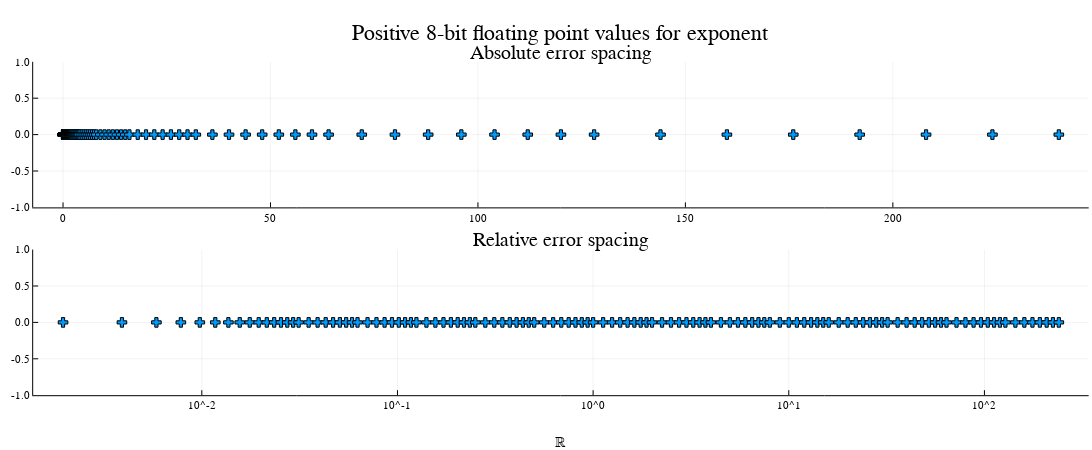

Write notebook code for a chart like this one.
### Markdown cell above
1. bounds the _relative error_ of projection $\mathrm{fl}: \mathbb{R} \to \mathbf{F}$:

$$\frac{|\mathrm{fl}(x) - x|}{|x|} \leq \epsilon_{\text{machine}}.$$

### Code cell
function floating_point_bytes(exponent_digits)
    @assert exponent_digits >= 2 && exponent_digits <= 7
    mantissa_digits = 7 - exponent_digits
    e_max = 2^(exponent_digits - 1) - 1
    e_min = 1 - e_max
    bias = e_max
    V = Vector{Float64}(undef, 0)
    for sign in [-1, 1.]
        # subnormal numbers
        for mantissa in 0:2^mantissa_digits - 1
            frac = mantissa / 2^mantissa_digits
            push!(V, sign * 2. ^e_min * frac)
        end
        # normal numbers
        for ex in e_min:e_max
            for mantissa in 0:2^mantissa_digits - 1
                frac = (2^mantissa_digits + mantissa) / 2^mantissa_digits
                push!(V, sign * 2. ^ex * frac)
            end
        end
    end
    return sort(V)
end
p = plot(title = "Absolute error spacing", ylim=(-1,1))
V = filter(x -> x > 0., floating_point_bytes(4))
plot!(p, V
    , zeros(length(V))
    , line = nothing
    , marker = :cross
)
q = plot(xlabel = "ℝ", title = "Relative error spacing", xscale=:log10, ylim=(-1,1))
V = filter(x -> x > 0., floating_point_bytes(4))
plot!(q, V
    , zeros(length(V))
    , line = nothing
    , marker = :cross
)
plot(p, q, layout=(2,1)
    , plot_title = "Positive 8-bit floating point values for exponent"
    , size=(1300,450)
    , bottom_margin=3Plots.mm
)

### Figure 1 — Plotly figure (JSON) as saved in the notebook; plotly's stock layout.template omitted (floating-point values rounded to 4 significant figures)
{"data": [{"colorbar": {"title": ""}, "legendgroup": "", "line": {"color": "rgba(0, 0, 0, 0.000)", "dash": "solid", "shape": "linear", "width": 5}, "marker": {"color": "rgba(0, 154, 250, 1.000)", "line": {"color": "rgba(0, 0, 0, 1.000)", "width": 1}, "size": 8, "symbol": "cross"}, "mode": "lines+markers", "name": "", "showlegend": false, "type": "scatter", "x": [0.001953, 0.003906, 0.005859, 0.007812, 0.009766, 0.01172, 0.01367, 0.01562, 0.01758, 0.01953, 0.02148, 0.02344, 0.02539, 0.02734, 0.0293, 0.03125, 0.03516, 0.03906, 0.04297, 0.04688, 0.05078, 0.05469, 0.05859, 0.0625, 0.07031, 0.07812, 0.08594, 0.09375, 0.1016, 0.1094, 0.1172, 0.125, 0.1406, 0.1562, 0.1719, 0.1875, 0.2031, 0.2188, 0.2344, 0.25, 0.2812, 0.3125, 0.3438, 0.375, 0.4062, 0.4375, 0.4688, 0.5, 0.5625, 0.625, 0.6875, 0.75, 0.8125, 0.875, 0.9375, 1, 1.125, 1.25, 1.375, 1.5, 1.625, 1.75, 1.875, 2, 2.25, 2.5, 2.75, 3, 3.25, 3.5, 3.75, 4, 4.5, 5, 5.5, 6, 6.5, 7, 7.5, 8, 9, 10, 11, 12, 13, 14, 15, 16, 18, 20, 22, 24, 26, 28, 30, 32, 36, 40, 44, 48, 52, 56, 60, 64, 72, 80, 88, 96, 104, 112, 120, 128, 144, 160, 176, 192, 208, 224, 240], "xaxis": "x1", "y": [0, 0, 0, 0, 0, 0, 0, 0, 0, 0, 0, 0, 0, 0, 0, 0, 0, 0, 0, 0, 0, 0, 0, 0, 0, 0, 0, 0, 0, 0, 0, 0, 0, 0, 0, 0, 0, 0, 0, 0, 0, 0, 0, 0, 0, 0, 0, 0, 0, 0, 0, 0, 0, 0, 0, 0, 0, 0, 0, 0, 0, 0, 0, 0, 0, 0, 0, 0, 0, 0, 0, 0, 0, 0, 0, 0, 0, 0, 0, 0, 0, 0, 0, 0, 0, 0, 0, 0, 0, 0, 0, 0, 0, 0, 0, 0, 0, 0, 0, 0, 0, 0, 0, 0, 0, 0, 0, 0, 0, 0, 0, 0, 0, 0, 0, 0, 0, 0, 0], "yaxis": "y1", "zmax": null, "zmin": null}, {"colorbar": {"title": ""}, "legendgroup": "", "line": {"color": "rgba(0, 0, 0, 0.000)", "dash": "solid", "shape": "linear", "width": 5}, "marker": {"color": "rgba(0, 154, 250, 1.000)", "line": {"color": "rgba(0, 0, 0, 1.000)", "width": 1}, "size": 8, "symbol": "cross"}, "mode": "lines+markers", "name": "", "showlegend": false, "type": "scatter", "x": [0.001953, 0.003906, 0.005859, 0.007812, 0.009766, 0.01172, 0.01367, 0.01562, 0.01758, 0.01953, 0.02148, 0.02344, 0.02539, 0.02734, 0.0293, 0.03125, 0.03516, 0.03906, 0.04297, 0.04688, 0.05078, 0.05469, 0.05859, 0.0625, 0.07031, 0.07812, 0.08594, 0.09375, 0.1016, 0.1094, 0.1172, 0.125, 0.1406, 0.1562, 0.1719, 0.1875, 0.2031, 0.2188, 0.2344, 0.25, 0.2812, 0.3125, 0.3438, 0.375, 0.4062, 0.4375, 0.4688, 0.5, 0.5625, 0.625, 0.6875, 0.75, 0.8125, 0.875, 0.9375, 1, 1.125, 1.25, 1.375, 1.5, 1.625, 1.75, 1.875, 2, 2.25, 2.5, 2.75, 3, 3.25, 3.5, 3.75, 4, 4.5, 5, 5.5, 6, 6.5, 7, 7.5, 8, 9, 10, 11, 12, 13, 14, 15, 16, 18, 20, 22, 24, 26, 28, 30, 32, 36, 40, 44, 48, 52, 56, 60, 64, 72, 80, 88, 96, 104, 112, 120, 128, 144, 160, 176, 192, 208, 224, 240], "xaxis": "x2", "y": [0, 0, 0, 0, 0, 0, 0, 0, 0, 0, 0, 0, 0, 0, 0, 0, 0, 0, 0, 0, 0, 0, 0, 0, 0, 0, 0, 0, 0, 0, 0, 0, 0, 0, 0, 0, 0, 0, 0, 0, 0, 0, 0, 0, 0, 0, 0, 0, 0, 0, 0, 0, 0, 0, 0, 0, 0, 0, 0, 0, 0, 0, 0, 0, 0, 0, 0, 0, 0, 0, 0, 0, 0, 0, 0, 0, 0, 0, 0, 0, 0, 0, 0, 0, 0, 0, 0, 0, 0, 0, 0, 0, 0, 0, 0, 0, 0, 0, 0, 0, 0, 0, 0, 0, 0, 0, 0, 0, 0, 0, 0, 0, 0, 0, 0, 0, 0, 0, 0], "yaxis": "y2", "zmax": null, "zmin": null}], "layout": {"annotations": [{"font": {"color": "rgba(0, 0, 0, 1.000)", "family": "sans-serif", "size": 20}, "rotation": 0, "showarrow": false, "text": "Absolute error spacing", "x": 0.5137, "xanchor": "center", "xref": "paper", "y": 0.95, "yanchor": "top", "yref": "paper"}, {"font": {"color": "rgba(0, 0, 0, 1.000)", "family": "sans-serif", "size": 20}, "rotation": 0, "showarrow": false, "text": "Relative error spacing", "x": 0.5137, "xanchor": "center", "xref": "paper", "y": 0.492, "yanchor": "top", "yref": "paper"}, {"font": {"color": "rgba(0, 0, 0, 1.000)", "family": "sans-serif", "size": 22}, "rotation": 0, "showarrow": false, "text": "Positive 8-bit floating point values for exponent", "x": 0.5137, "xanchor": "center", "xref": "paper", "y": 1, "yanchor": "top", "yref": "paper"}], "height": 450, "legend_position": {"bgcolor": "rgba(255, 255, 255, 1.000)", "bordercolor": "rgba(0, 0, 0, 1.000)", "borderwidth": 1, "font": {"color": "rgba(0, 0, 0, 1.000)", "family": "sans-serif", "size": 11}, "title": {"font": {"color": "rgba(0, 0, 0, 1.000)", "family": "sans-serif", "size": 15}, "text": ""}, "tracegroupgap": 0, "traceorder": "normal", "x": 1, "xanchor": "auto", "y": 1, "yanchor": "auto"}, "margin": {"b": 20, "l": 0, "r": 0, "t": 20}, "paper_bgcolor": "rgba(255, 255, 255, 1.000)", "plot_bgcolor": "rgba(255, 255, 255, 1.000)", "showlegend": true, "width": 1300, "xaxis1": {"anchor": "y1", "domain": [0.03038, 0.997], "gridcolor": "rgba(0, 0, 0, 0.100)", "gridwidth": 0.5, "linecolor": "rgba(0, 0, 0, 1.000)", "mirror": false, "range": [-7.198, 247.2], "showgrid": true, "showline": true, "showticklabels": true, "tickangle": 0, "tickcolor": "rgb(0, 0, 0)", "tickfont": {"color": "rgba(0, 0, 0, 1.000)", "family": "sans-serif", "size": 11}, "tickmode": "array", "ticks": "inside", "ticktext": ["0", "50", "100", "150", "200"], "tickvals": [0, 50, 100, 150, 200], "title": "", "titlefont": {"color": "rgba(0, 0, 0, 1.000)", "family": "sans-serif", "size": 15}, "type": "-", "visible": true, "zeroline": false, "zerolinecolor": "rgba(0, 0, 0, 1.000)"}, "xaxis2": {"anchor": "y2", "domain": [0.03038, 0.997], "gridcolor": "rgba(0, 0, 0, 0.100)", "gridwidth": 0.5, "linecolor": "rgba(0, 0, 0, 1.000)", "mirror": false, "range": [-2.862, 2.533], "showgrid": true, "showline": true, "showticklabels": true, "tickangle": 0, "tickcolor": "rgb(0, 0, 0)", "tickfont": {"color": "rgba(0, 0, 0, 1.000)", "family": "sans-serif", "size": 11}, "tickmode": "array", "ticks": "inside", "ticktext": ["10^-2", "10^-1", "10^0", "10^1", "10^2"], "tickvals": [0.01, 0.1, 1, 10, 100], "title": "ℝ", "titlefont": {"color": "rgba(0, 0, 0, 1.000)", "family": "sans-serif", "size": 15}, "type": "log", "visible": true, "zeroline": false, "zerolinecolor": "rgba(0, 0, 0, 1.000)"}, "xaxis3": {"anchor": "y3", "domain": [0.03038, 0.997], "gridcolor": "rgba(0, 0, 0, 0.100)", "gridwidth": 0.5, "linecolor": "rgba(0, 0, 0, 1.000)", "mirror": false, "range": [0, 1], "showgrid": true, "showline": false, "showticklabels": true, "tickangle": 0, "tickcolor": "rgb(0, 0, 0)", "tickfont": {"color": "rgba(0, 0, 0, 1.000)", "family": "sans-serif", "size": 11}, "tickmode": "array", "ticks": "inside", "ticktext": ["0.0", "0.2", "0.4", "0.6", "0.8", "1.0"], "tickvals": [0, 0.2, 0.4, 0.6, 0.8, 1], "title": "", "titlefont": {"color": "rgba(0, 0, 0, 1.000)", "family": "sans-serif", "size": 15}, "type": "-", "visible": false, "zeroline": false, "zerolinecolor": "rgba(0, 0, 0, 1.000)"}, "yaxis1": {"anchor": "x1", "domain": [0.5429, 0.898], "gridcolor": "rgba(0, 0, 0, 0.100)", "gridwidth": 0.5, "linecolor": "rgba(0, 0, 0, 1.000)", "mirror": false, "range": [-1, 1], "showgrid": true, "showline": true, "showticklabels": true, "tickangle": 0, "tickcolor": "rgb(0, 0, 0)", "tickfont": {"color": "rgba(0, 0, 0, 1.000)", "family": "sans-serif", "size": 11}, "tickmode": "array", "ticks": "inside", "ticktext": ["-1.0", "-0.5", "0.0", "0.5", "1.0"], "tickvals": [-1, -0.5, 0, 0.5, 1], "title": "", "titlefont": {"color": "rgba(0, 0, 0, 1.000)", "family": "sans-serif", "size": 15}, "type": "-", "visible": true, "zeroline": false, "zerolinecolor": "rgba(0, 0, 0, 1.000)"}, "yaxis2": {"anchor": "x2", "domain": [0.08489, 0.44], "gridcolor": "rgba(0, 0, 0, 0.100)", "gridwidth": 0.5, "linecolor": "rgba(0, 0, 0, 1.000)", "mirror": false, "range": [-1, 1], "showgrid": true, "showline": true, "showticklabels": true, "tickangle": 0, "tickcolor": "rgb(0, 0, 0)", "tickfont": {"color": "rgba(0, 0, 0, 1.000)", "family": "sans-serif", "size": 11}, "tickmode": "array", "ticks": "inside", "ticktext": ["-1.0", "-0.5", "0.0", "0.5", "1.0"], "tickvals": [-1, -0.5, 0, 0.5, 1], "title": "", "titlefont": {"color": "rgba(0, 0, 0, 1.000)", "family": "sans-serif", "size": 15}, "type": "-", "visible": true, "zeroline": false, "zerolinecolor": "rgba(0, 0, 0, 1.000)"}, "yaxis3": {"anchor": "x3", "domain": [0.95, 1], "gridcolor": "rgba(0, 0, 0, 0.100)", "gridwidth": 0.5, "linecolor": "rgba(0, 0, 0, 1.000)", "mirror": false, "range": [0, 1], "showgrid": true, "showline": false, "showticklabels": true, "tickangle": 0, "tickcolor": "rgb(0, 0, 0)", "tickfont": {"color": "rgba(0, 0, 0, 1.000)", "family": "sans-serif", "size": 11}, "tickmode": "array", "ticks": "inside", "ticktext": ["0.0", "0.2", "0.4", "0.6", "0.8", "1.0"], "tickvals": [0, 0.2, 0.4, 0.6, 0.8, 1], "title": "", "titlefont": {"color": "rgba(0, 0, 0, 1.000)", "family": "sans-serif", "size": 15}, "type": "-", "visible": false, "zeroline": false, "zerolinecolor": "rgba(0, 0, 0, 1.000)"}}}
